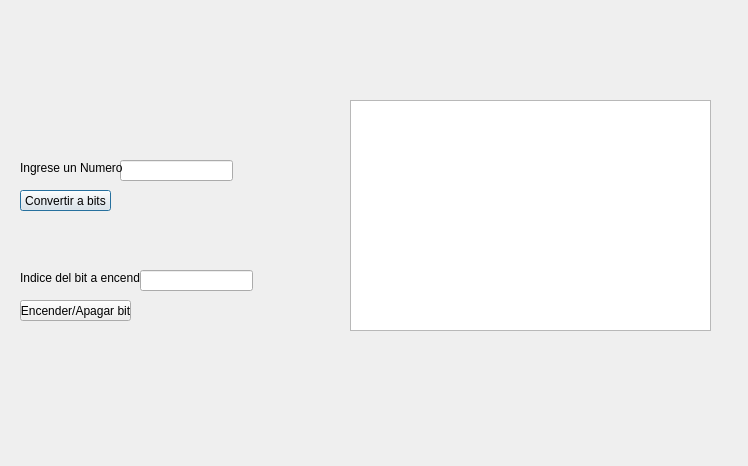
<?xml version="1.0" encoding="UTF-8"?>
<ui version="4.0">
 <class>Tarea3</class>
 <widget class="QDialog" name="Tarea3">
  <property name="geometry">
   <rect>
    <x>0</x>
    <y>0</y>
    <width>748</width>
    <height>466</height>
   </rect>
  </property>
  <property name="windowTitle">
   <string>Dialog</string>
  </property>
  <widget class="QListWidget" name="listWidget">
   <property name="geometry">
    <rect>
     <x>350</x>
     <y>100</y>
     <width>361</width>
     <height>231</height>
    </rect>
   </property>
  </widget>
  <widget class="QLineEdit" name="lineEdit">
   <property name="geometry">
    <rect>
     <x>120</x>
     <y>160</y>
     <width>113</width>
     <height>21</height>
    </rect>
   </property>
  </widget>
  <widget class="QLabel" name="label">
   <property name="geometry">
    <rect>
     <x>20</x>
     <y>160</y>
     <width>111</width>
     <height>16</height>
    </rect>
   </property>
   <property name="text">
    <string>Ingrese un Numero</string>
   </property>
  </widget>
  <widget class="QPushButton" name="pushButton">
   <property name="geometry">
    <rect>
     <x>20</x>
     <y>190</y>
     <width>91</width>
     <height>21</height>
    </rect>
   </property>
   <property name="text">
    <string>Convertir a bits</string>
   </property>
  </widget>
  <widget class="QLabel" name="label_3">
   <property name="geometry">
    <rect>
     <x>20</x>
     <y>270</y>
     <width>181</width>
     <height>16</height>
    </rect>
   </property>
   <property name="text">
    <string>Indice del bit a encender</string>
   </property>
  </widget>
  <widget class="QLineEdit" name="lineEdit_2">
   <property name="geometry">
    <rect>
     <x>140</x>
     <y>270</y>
     <width>113</width>
     <height>21</height>
    </rect>
   </property>
  </widget>
  <widget class="QPushButton" name="pushButton_2">
   <property name="geometry">
    <rect>
     <x>20</x>
     <y>300</y>
     <width>111</width>
     <height>21</height>
    </rect>
   </property>
   <property name="text">
    <string>Encender/Apagar bit</string>
   </property>
  </widget>
 </widget>
 <resources/>
 <connections/>
</ui>
